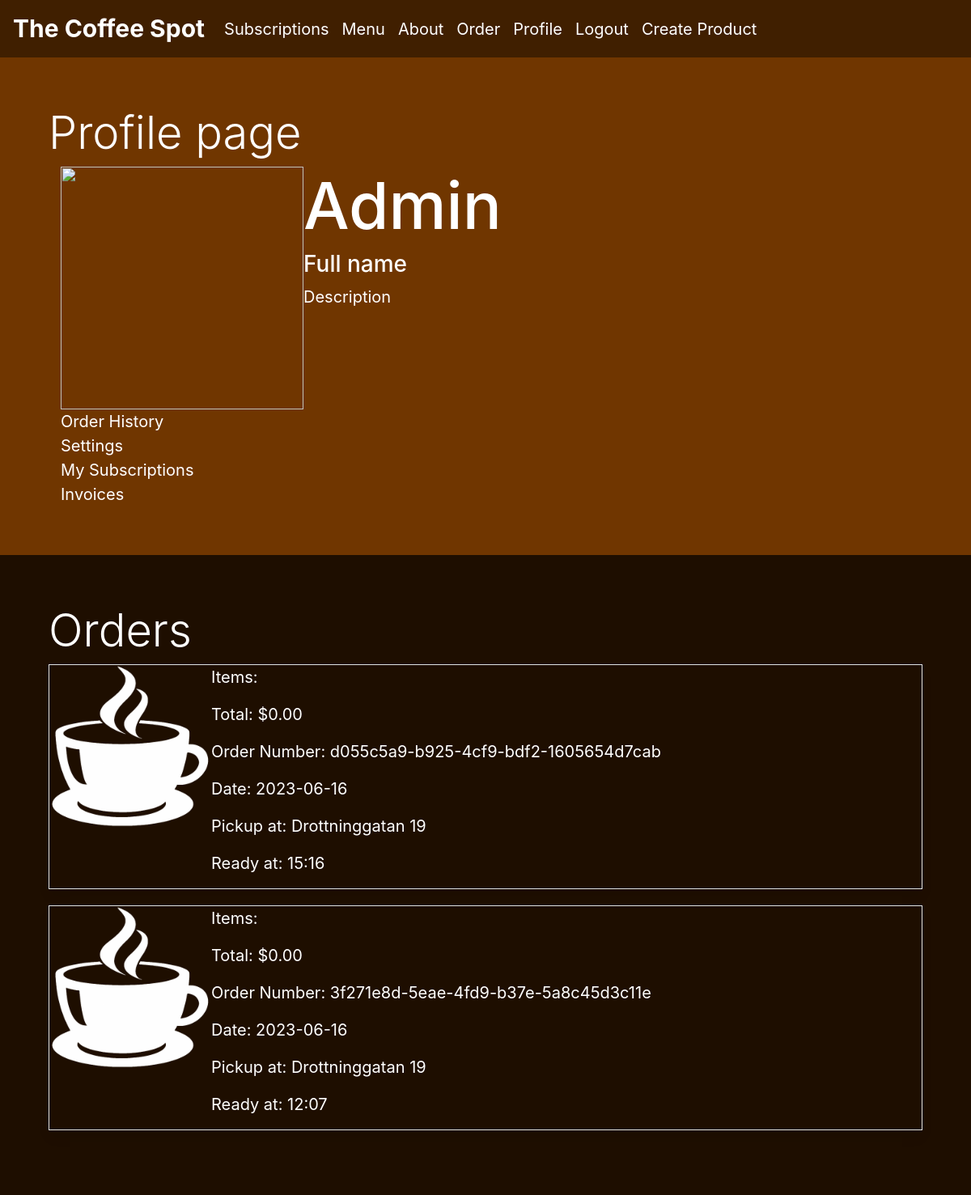
Page /profile/history/ (signed in) on the committed database.
### order/models.py (models this page shows)
class Order(models.Model):
    customer = models.ForeignKey(User, on_delete=models.SET_NULL, null=True, blank=True, related_name='orders')
    name = models.CharField(max_length=35, null=True, blank=True)
    order_number = models.UUIDField(default=uuid.uuid4, unique=True, db_index=True, editable=False)
    address = models.CharField(max_length=100, null=True, blank=True)
    date = models.DateTimeField(auto_now_add=True)
    total_cost = models.DecimalField(max_digits=5, decimal_places=2, null=False, default=0)
    active = models.BooleanField(default=True)

### profiles/views.py (the view)
# urls.py: path('history/', views.order_history, name='order_history'),
def order_history(request):
    orders = Order.objects.filter(customer=request.user)
    orders = orders.order_by('-date')
    context = {}
    if orders:
        context['orders'] = orders
    return render(request, 'profiles/profile_page.html', context)

### profiles/models.py (called while the page is built)
    def has_active_orders(self):
        return self.user.orders.filter(active=True)

### profiles/templates/profiles/profile_page.html (shortened to what this page needs)
{% extends "base.html" %}
{% load static %}
{% block content %}
    <div class="row no-gutters" style="background-color: #703600;">
        <div class="container">
        <h1 class="display-4 logo-font text-white">Profile page</h1>
        <div class="col">
            <div class="d-flex">
                <a href="{% url 'edit_profile' %}">
                    <img src="#" alt="" width="300px" height="300px">
                </a>
                <div class="d-flex flex-column">
                    <h2 class="text-white">{{ user.username }}</h2>
                    <h3 class="text-white">Full name</h3>
                    <p class="text-white">Description</p>
                </div>
            </div>
            <div class="d-flex flex-column">
                <a href="{% url 'order_history' %}" class="text-white">Order History</a>
                <a href="#" class="text-white">Settings</a>
                <a href="{% url 'view_subscriptions' %}" class="text-white">My Subscriptions</a>
                <a href="#" class="text-white">Invoices</a>
            </div>
        </div>
    </div>
{% if request.resolver_match.view_name == "order_history" %}
    <div class="row no-gutters w-100" style="background-color:  #1E0E00;">
        <div class="container">
            <h2 class="display-4 logo-font text-white">Orders</h2>
            <div class="row">
                <div class="col">
                    <div class="d-flex flex-column">
                        <div class="d-flex flex-column">
                            {% for order in orders %}
                                <div class="d-flex flex-inline border" style="margin-bottom: 20px;">
                                    <img src="{% static 'images/coffee-cup.png' %}" alt="coffee cup" style="width: 200px; height: 200px;">
                                    <div class="d-flex flex-column text-white">
                                        <p>Items:
                                        </p>
                                        <p>Total: ${{ order.total_cost }}</p>
                                        <p>Order Number: {{ order.order_number }}</p>
                                        <p>Date: {{ order.date|date:"Y-m-d" }}</p>
                                        <p>Pickup at: {{ order.address }}</p>
                                        <p>Ready at: {{ order.date|time:"H:i" }}</p>
                                    </div>
                                </div>
                            {% endfor %}
                    </div>
                </div>
            </div>
        </div>
    </div>
{% endif %}
{% endblock %}

### static/css/style.css (style rules this page uses)
body { background-color: #1E0E00; }
p { font-size: 20px; }
a { font-size: 20px }
h2 { font-size: 80px; }
.container { padding: 5% 5%; max-width: 100%; }
.card-body, .btn-outline-light, .border { box-shadow: 0px 10px 15px -3px rgba(0,0,0,0.1); }

### rows in the picture
Order: total_cost "0.00", order_number "d055c5a9-b925-4cf9-bdf2-1605654d7cab", date "2023-06-16", address "Drottninggatan 19", date "15:16"
Order: total_cost "0.00", order_number "3f271e8d-5eae-4fd9-b37e-5a8c45d3c11e", date "2023-06-16", address "Drottninggatan 19", date "12:07"

### other values in the picture
{{ user.username }} "Admin"
